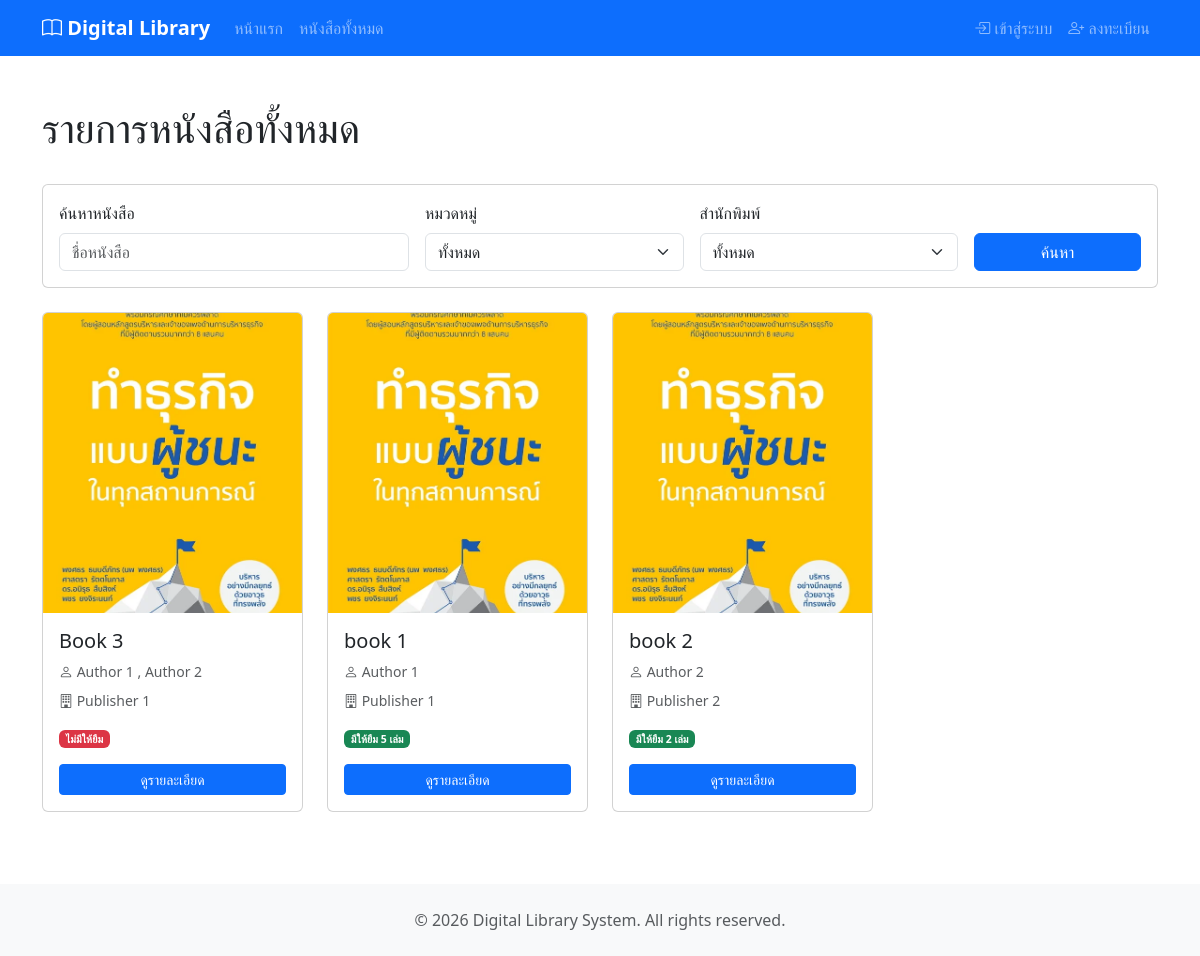
The page /books/ on the database as committed earlier.
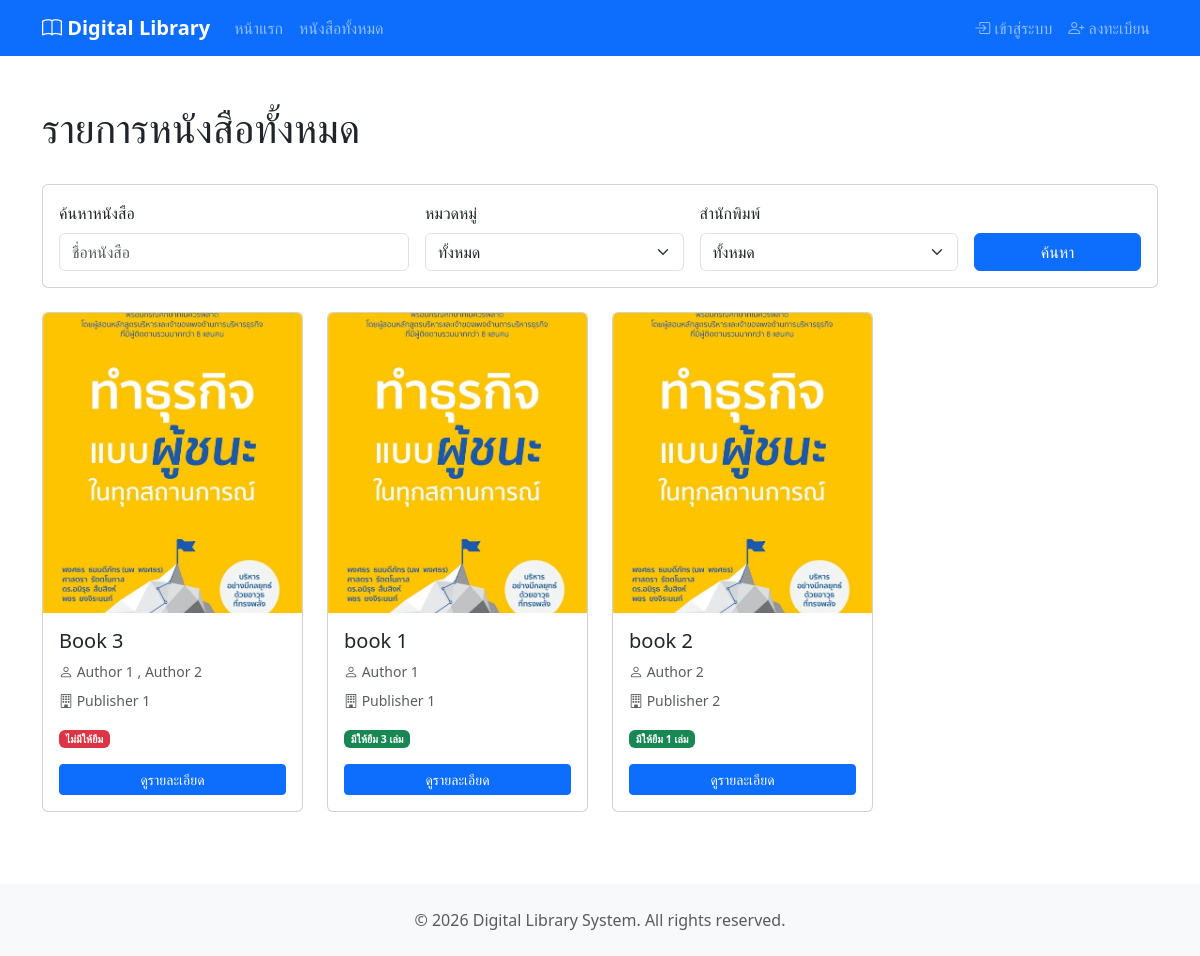
The same page on the database as committed later.
### books/models.py (models this page shows, shortened)
class Book(models.Model):
    id = models.AutoField(primary_key=True)
    title = models.CharField(max_length=255)
    description = models.TextField(null=True, blank=True)
    image_url = models.ImageField(
        upload_to="books/covers/",
        max_length=255,
        null=True,
        blank=True,
    )
    total_quantity = models.IntegerField(default=0)
    available_quantity = models.IntegerField(default=0)
    publish_year = models.IntegerField(null=True, blank=True)
    publisher = models.ForeignKey(
        "Publisher",
        on_delete=models.SET_NULL,
        null=True,
        blank=True,
    )
    authors = models.ManyToManyField(
        "Author",
        through="BookAuthor",
        related_name="books",
    )
    categories = models.ManyToManyField(
        "Category",
        through="BookCategory",
        related_name="books",
    )
    updated_at = models.DateTimeField(auto_now=True)
    created_at = models.DateTimeField(auto_now_add=True)
    class Meta:
        db_table = "books"
        verbose_name = "Book"
        verbose_name_plural = "Books"
        constraints = [
            models.CheckConstraint(
                check=Q(total_quantity__gte=0),
                name="check_books_total_quantity_gte_0",
            ),
            models.CheckConstraint(
                check=Q(available_quantity__gte=0),
                name="check_books_available_quantity_gte_0",
            ),
            models.CheckConstraint(
                check=Q(publish_year__isnull=True) | Q(publish_year__gte=0),
                name="check_books_publish_year_gte_0_or_null",
            ),
        ]

class Author(models.Model):
    id = models.AutoField(primary_key=True)
    name = models.CharField(max_length=255)
    updated_at = models.DateTimeField(auto_now=True)
    created_at = models.DateTimeField(auto_now_add=True)
    class Meta:
        db_table = "authors"
        verbose_name = "Author"
        verbose_name_plural = "Authors"

class Publisher(models.Model):
    id = models.AutoField(primary_key=True)
    name = models.CharField(max_length=255, unique=True)
    updated_at = models.DateTimeField(auto_now=True)
    created_at = models.DateTimeField(auto_now_add=True)
    class Meta:
        db_table = "publishers"
        verbose_name = "Publisher"
        verbose_name_plural = "Publishers"

### books/views.py (the view)
# urls.py: path('', views.book_list_view, name='book_list'),
def book_list_view(request):
    books = Book.objects.all().select_related('publisher').prefetch_related('authors', 'categories')
    search_query = request.GET.get('search', '')
    if search_query:
        books = books.filter(title__icontains=search_query)
    category_id = request.GET.get('category', '')
    if category_id:
        books = books.filter(categories__id=category_id)
    publisher_id = request.GET.get('publisher', '')
    if publisher_id:
        books = books.filter(publisher__id=publisher_id)
    books = books.order_by('title').distinct()
    paginator = Paginator(books, 12)  # 12 books per page
    page_number = request.GET.get('page')
    page_obj = paginator.get_page(page_number)
    categories = Category.objects.all().order_by('name')
    publishers = Publisher.objects.all().order_by('name')
    context = {
        'page_obj': page_obj,
        'search_query': search_query,
        'selected_category': category_id,
        'selected_publisher': publisher_id,
        'categories': categories,
        'publishers': publishers,
    }
    return render(request, 'books/book_list.html', context)

### books/cart.py (called while the page is built)
    def count(self):
        return len(self.cart)

### books/context_processors.py (called while the page is built)
def cart_context(request):
    cart = Cart(request)
    return {
        'cart_count': cart.count()
    }

### templates/books/book_list.html (shortened to what this page needs)
{% extends 'base.html' %}
{% block content %}
    <div class="container mt-4">
        <div class="row mb-4">
            <div class="col">
                <h1>รายการหนังสือทั้งหมด</h1>
            </div>
        </div>
        <div class="card mb-4">
            <div class="card-body">
                <form method="get" action="{% url 'books:book_list' %}" class="row g-3">
                    <div class="col-md-4">
                        <label for="search" class="form-label">ค้นหาหนังสือ</label>
                        <input type="text"
                               class="form-control"
                               id="search"
                               name="search"
                               placeholder="ชื่อหนังสือ"
                               value="{{ search_query }}">
                    </div>
                    <div class="col-md-3">
                        <label for="category" class="form-label">หมวดหมู่</label>
                        <select class="form-select" id="category" name="category">
                            <option value="">ทั้งหมด</option>
                        </select>
                    </div>
                    <div class="col-md-3">
                        <label for="publisher" class="form-label">สำนักพิมพ์</label>
                        <select class="form-select" id="publisher" name="publisher">
                            <option value="">ทั้งหมด</option>
                        </select>
                    </div>
                    <div class="col-md-2 d-flex align-items-end">
                        <button type="submit" class="btn btn-primary w-100">ค้นหา</button>
                    </div>
                </form>
            </div>
        </div>
        {% if page_obj %}
            <div class="row row-cols-1 row-cols-md-3 row-cols-lg-4 g-4">
                {% for book in page_obj %}
                    <div class="col">
                        <div class="card h-100">
                            {% if book.image_url %}
                                <img src="{{ book.image_url.url }}"
                                     class="card-img-top"
                                     alt="{{ book.title }}"
                                     style="height: 300px;
                                            object-fit: cover">
                            {% else %}
                                <div class="card-img-top bg-secondary d-flex align-items-center justify-content-center"
                                     style="height: 300px">
                                    <i class="bi bi-book" style="font-size: 4rem; color: white;"></i>
                                </div>
                            {% endif %}
                            <div class="card-body d-flex flex-column">
                                <h5 class="card-title">{{ book.title }}</h5>
                                <p class="card-text text-muted small mb-2">
                                    {% if book.authors.all %}
                                        <i class="bi bi-person"></i>
                                        {% for author in book.authors.all %}
                                            {{ author.name }}
                                            {% if not forloop.last %},{% endif %}
                                        {% endfor %}
                                    {% endif %}
                                </p>
                                {% if book.publisher %}
                                    <p class="card-text text-muted small">
                                        <i class="bi bi-building"></i> {{ book.publisher.name }}
                                    </p>
                                {% endif %}
                                <p class="card-text small">
                                    {% if book.available_quantity > 0 %}
                                        <span class="badge bg-success">มีให้ยืม {{ book.available_quantity }} เล่ม</span>
                                    {% else %}
                                        <span class="badge bg-danger">ไม่มีให้ยืม</span>
                                    {% endif %}
                                </p>
                                <div class="mt-auto">
                                    <div class="d-grid gap-2">
                                        <a href="{% url 'books:book_detail' book.id %}"
                                           class="btn btn-primary btn-sm">ดูรายละเอียด</a>
                                    </div>
                                </div>
                            </div>
                        </div>
                    </div>
                {% empty %}
                    <div class="col-12">
                        <div class="alert alert-warning">ไม่พบหนังสือที่ค้นหา</div>
                    </div>
                {% endfor %}
            </div>
        {% else %}
            <div class="alert alert-info">ยังไม่มีหนังสือในระบบ</div>
        {% endif %}
    </div>
{% endblock %}

### templates/base.html (shortened to what this page needs)
<!DOCTYPE html>
<html lang="th">
    <head>
        <link href="https://cdn.jsdelivr.net/npm/bootstrap@5.3.8/dist/css/bootstrap.min.css"
              rel="stylesheet"
>
        <link rel="stylesheet"
              href="https://cdn.jsdelivr.net/npm/bootstrap-icons@1.10.0/font/bootstrap-icons.css">
    </head>
    <body>
        <nav class="navbar navbar-expand-lg navbar-dark bg-primary">
            <div class="container">
                <a class="navbar-brand" href="{% url 'home' %}">
                    <i class="bi bi-book"></i> Digital Library
                </a>
                <div class="collapse navbar-collapse" id="navbarNav">
                    <ul class="navbar-nav me-auto">
                        <li class="nav-item">
                            <a class="nav-link" href="{% url 'home' %}">หน้าแรก</a>
                        </li>
                        <li class="nav-item">
                            <a class="nav-link" href="{% url 'books:book_list' %}">หนังสือทั้งหมด</a>
                        </li>
                    </ul>
                    <ul class="navbar-nav">
                        {% if user.is_authenticated %}
                            <li class="nav-item">
                                <a class="nav-link position-relative" href="{% url 'books:view_cart' %}">
                                    <i class="bi bi-cart3"></i> ตะกร้า
                                    {% if cart_count > 0 %}
                                        <span class="position-absolute top-0 start-100 translate-middle badge rounded-pill bg-danger">
                                            {{ cart_count }}
                                            <span class="visually-hidden">items in cart</span>
                                        </span>
                                    {% endif %}
                                </a>
                            </li>
                            <li class="nav-item dropdown">
                                <a class="nav-link dropdown-toggle"
                                   href="#"
                                   id="userDropdown"
                                   role="button"
                                   data-bs-toggle="dropdown">
                                    <i class="bi bi-person-circle"></i> {{ user.username }}
                                </a>
                                <ul class="dropdown-menu dropdown-menu-end">
                                    {% if user.is_staff %}
                                        <li>
                                            <a class="dropdown-item" href="{% url 'dashboard_home' %}">
                                                <i class="bi bi-speedometer2"></i> Admin Dashboard
                                            </a>
                                        </li>
                                        <li>
                                            <a class="dropdown-item" href="{% url 'admin:index' %}">
                                                <i class="bi bi-gear"></i> Django Admin
                                            </a>
                                        </li>
                                        <li>
                                            <hr class="dropdown-divider">
                                        </li>
                                    {% endif %}
                                    <li>
                                        <a class="dropdown-item" href="{% url 'users:logout' %}">
                                            <i class="bi bi-box-arrow-right"></i> ออกจากระบบ
                                        </a>
                                    </li>
                                </ul>
                            </li>
                        {% else %}
                            <li class="nav-item">
                                <a class="nav-link" href="{% url 'users:login' %}">
                                    <i class="bi bi-box-arrow-in-right"></i> เข้าสู่ระบบ
                                </a>
                            </li>
                            <li class="nav-item">
                                <a class="nav-link" href="{% url 'users:register' %}">
                                    <i class="bi bi-person-plus"></i> ลงทะเบียน
                                </a>
                            </li>
                        {% endif %}
                    </ul>
                </div>
            </div>
        </nav>
        <main class="py-4">
            {% block content %}{% endblock %}
        </main>
        {% include 'includes/toast.html' %}
        <footer class="bg-light py-4 mt-5">
            <div class="container text-center text-muted">
                <p class="mb-0">&copy; 2026 Digital Library System. All rights reserved.</p>
            </div>
        </footer>
    </body>
</html>

### templates/includes/toast.html (shortened to what this page needs)
<div class="toast-container position-fixed bottom-0 end-0 p-3">
</div>

### templates/base.html (style rules this page uses)
body { min-height: 100vh; display: flex; flex-direction: column; }
.navbar-brand { font-weight: bold; }
main { flex: 1; }
footer { margin-top: auto; }

### templates/books/book_list.html (style rules this page uses)
.toast-container { position: fixed; top: 80px; right: 20px; z-index: 1050; }

Rows that differ between the two databases and show on the page:
changed Book "book 1": available_quantity "5" → "3"
changed Book "book 2": available_quantity "2" → "1"
